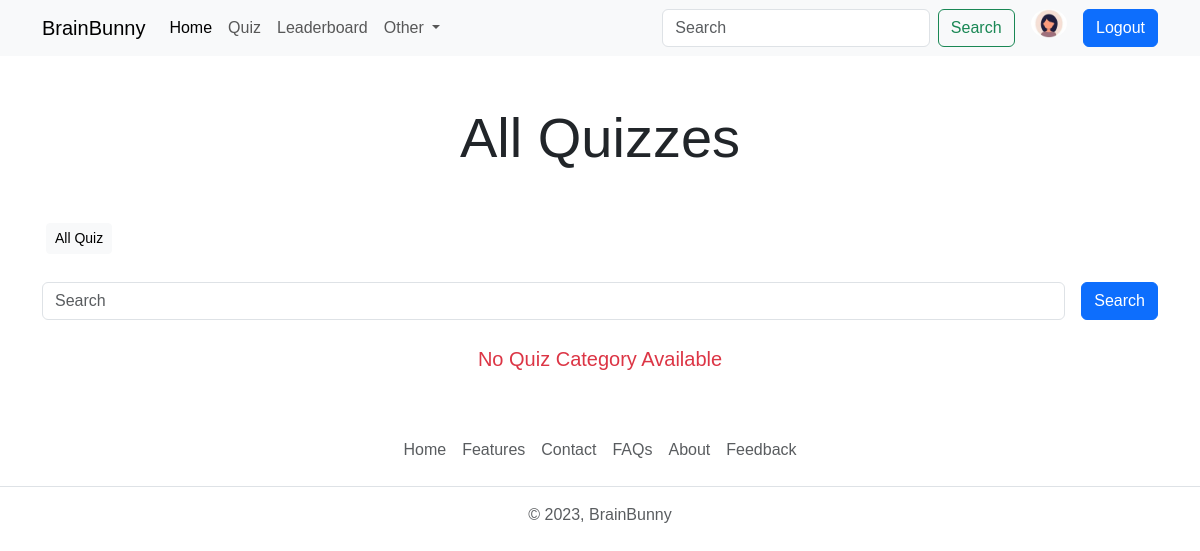
The page /quiz/all_quiz (signed in) on the database as committed earlier.
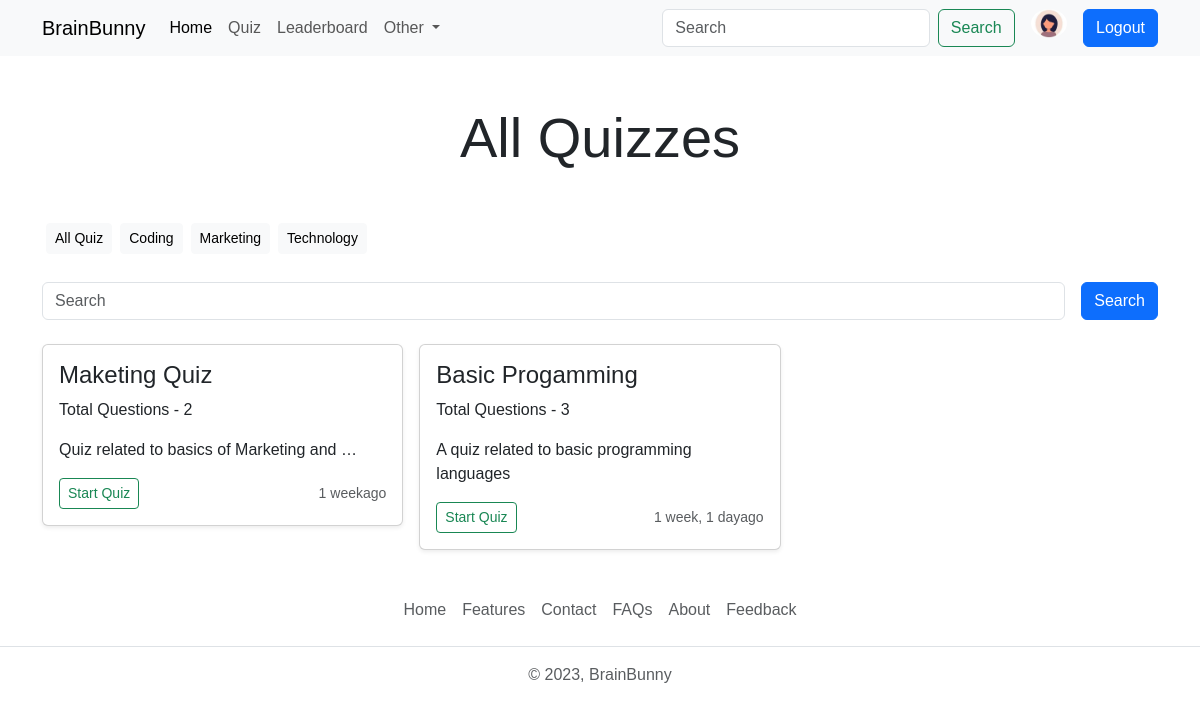
The same page on the database as committed later.
### account/models.py (models this page shows, shortened)
class Profile(models.Model):
    user=models.OneToOneField(User,on_delete=models.CASCADE,null=True,verbose_name='User Object') #verbose name
    bio = models.TextField(blank=True,null=True)
    profile_img=models.ImageField(upload_to='profile_images',default='user.png',blank=True,null=True,verbose_name='Profile Pic')
    location=models.CharField(max_length=100,blank=True,null=True)
    GENDER=(
        ('Male','Male'),
        ('Female','Female'),
        ('Other','Other'),
    )
    gender=models.CharField(max_length=6,choices=GENDER,blank=True,null=True)

### quiz/models.py (models this page shows, shortened)
class Category(models.Model):
    name = models.CharField(max_length = 15)
    class Meta:
        verbose_name_plural= 'Categories'

class Quiz(models.Model):
    title=models.CharField(max_length=255)
    description= models.TextField()
    category = models.ForeignKey(Category,on_delete=models.CASCADE)
    quiz_file = models.FileField(upload_to='quiz/')
    created_at=models.DateTimeField(auto_now_add=True)
    updated_at=models.DateTimeField(auto_now=True)
    class Meta:
        verbose_name_plural= "Quizzes"

class Question(models.Model):
    quiz = models.ForeignKey(Quiz,on_delete=models.CASCADE)
    text=models.TextField()

### quiz/views.py (the view)
# urls.py: path('all_quiz',views.all_quiz_view,name='all_quiz'),
@login_required(login_url='login')
def all_quiz_view(request):
    if(request.user.is_authenticated):
        user_object = User.objects.get(username=request.user)
        user_profile2 =Profile.objects.get(user=user_object)
    quizzes = Quiz.objects.order_by('-created_at')
    categories=Category.objects.all()
    context={"user_profile2":user_profile2,"quizzes":quizzes,"categories":categories}
    return render(request,"all-quiz.html", context)

### templates/all-quiz.html
{% extends "index.html" %}
{% load static %}
{% block content %}
	<h1 class="display-4 text-center my-5">All Quizzes</h1>
	<div class="container">
		<div class="d-flex flex-wrap" >
			<a href="{% url "all_quiz" %}" class="btn btn-sm btn-light m-1">All Quiz</a>
			{% for category in categories  %}
				<a href="{% url "search" category.name %}" class="btn btn-sm btn-light m-1">{{category.name}}</a>
			{% endfor %}
		</div>
	</div>
	<form class="container d-flex my-4" role="search" method="get" action="{% url 'search' ' ' %}">
		<input name="q" class="form-control me-2" type="search" placeholder="Search" aria-label="Search">
		<a href="#" type="submit" class="btn btn-primary ms-2">Search</a>
	</form>
	<div class="container">
		<div class="row row-cols-1 row-cols-sm-1 row-cols-md-2 row-cols-lg-3 g-3">
			{% if quizzes|length > 0 %}
			{% for quiz in  quizzes %}
				<div class="col">
					<div class="card shadow-sm">
						<div class="card-body">
							<h4>{{quiz.title}}</h4>
							<p class="card-text">Total Questions - {{quiz.question_set.all|length}}</p>
							<p class="card-text">{{quiz.description | truncatewords:7}}</p>
							<div class="d-flex justify-content-between align-items-center">
								<div class="btn-group">
									<a href="{% url "quiz" quiz.id %}" type="button" class="btn btn-sm btn-outline-success">Start
										Quiz</a>
								</div>
								<small class="text-body-secondary">{{quiz.created_at | timesince}}ago</small>
							</div>
						</div>
					</div>
				</div>
			{% endfor %}
			{% else %}
				<div class="col-lg-12 col-md col-12">
					<p class="text-center text-danger fs-5">
						No Quiz Category Available
					</p>
				</div>
			{% endif %}
		</div>
	</div>
{% endblock content %}

### templates/index.html (shortened to what this page needs)
{% load static %}
<!DOCTYPE html>
<html lang="en">
<head>
    <link href="https://cdn.jsdelivr.net/npm/bootstrap@5.3.0-alpha3/dist/css/bootstrap.min.css" rel="stylesheet"
>
    <link rel="stylesheet" href="https://cdnjs.cloudflare.com/ajax/libs/bootstrap-icons/1.11.3/font/bootstrap-icons.min.css" />
    <link rel="stylesheet" href="{% static "css/style.css" %}">
</head>
<body>
    {% include "components/navbar.html" %}
    {% block content %}{% endblock content %}
    {% include "components/footer.html" %}
</body>
</html>

### templates/components/navbar.html (shortened to what this page needs)
<nav class="navbar navbar-expand-lg bg-body-tertiary d-none d-lg-block">
    <div class="container">
        <a class="navbar-brand" href="{% url "home" %}">BrainBunny</a>
        <div class="collapse navbar-collapse" id="navbarSupportedContent">
            <ul class="navbar-nav me-auto mb-2 mb-lg-0">
                <li class="nav-item">
                    <a class="nav-link active" aria-current="page" href="{% url "home" %}">Home</a>
                </li>
                <li class="nav-item">
                    <a class="nav-link" href="{% url "all_quiz" %}">Quiz</a>
                </li>
                <li class="nav-item">
                    <a class="nav-link" href="./leaderboard.html">Leaderboard</a>
                </li>
                <li class="nav-item dropdown">
                    <a class="nav-link dropdown-toggle" href="#" role="button" data-bs-toggle="dropdown"
                        aria-expanded="false">
                        Other
                    </a>
                </li>
            </ul>
            <form class="d-flex" role="search">
                <input class="form-control me-2" type="search" placeholder="Search" aria-label="Search">
                <button class="btn btn-outline-success" type="submit">Search</button>
                {% if request.user.is_authenticated %}
                    <a href="{% url "profile" request.user.username %}" data-bs-toggle="tooltip" data-bs-placement="bottom" data-bs-title=@{{request.user.username}} class="mx-2">
                        <img src="{{user_profile2.profile_img.url}}" alt="profile" width="55" height="55" class="img-fluid rounded-circle mx-2">
                    </a>
                    <a href="{% url "logout" %}" class="btn btn-primary ms-3">Logout</a>
                {% else %}
                    <a href="{% url "login" %}" class="btn btn-primary ms-2">Login</a>
                {% endif %}
            </form>
        </div>
    </div>
</nav>

### templates/components/footer.html
<footer class="py-3 my-4">
    <ul class="nav justify-content-center border-bottom pb-3 mb-3">
        <li class="nav-item"><a href="{% url "home" %}" class="nav-link px-2 text-body-secondary">Home</a></li>
        <li class="nav-item"><a href="#" class="nav-link px-2 text-body-secondary">Features</a></li>
        <li class="nav-item"><a href="#" class="nav-link px-2 text-body-secondary">Contact</a></li>
        <li class="nav-item"><a href="#" class="nav-link px-2 text-body-secondary">FAQs</a></li>
        <li class="nav-item"><a href="#" class="nav-link px-2 text-body-secondary">About</a></li>
        <li class="nav-item"><a href="#" class="nav-link px-2 text-body-secondary">Feedback</a></li>
    </ul>
    <p class="text-center text-body-secondary">© 2023, BrainBunny</p>
</footer>

### static/css/style.css (style rules this page uses)
* { font-family: 'Trebuchet MS', 'Lucida Sans Unicode', 'Lucida Grande', 'Lucida Sans', Arial, sans-serif; }

Rows that differ between the two databases and show on the page:
added Category: name "Coding"
added Category: name "Marketing"
added Category: name "Technology"
added Quiz: title "Maketing Quiz", question_set.all|length "2", description "Quiz related to basics of Marketing and …", created_at "1 week"
added Quiz: title "Basic Progamming", question_set.all|length "3", description "A quiz related to basic programming languages", created_at "1 week, 1 day"
Other text that changed with them:
text no longer shown: "No Quiz Category Available"
